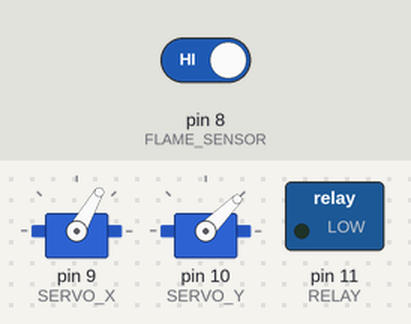
A sketch run on a simulated Arduino Uno, built with avr-gcc and run on an emulated ATmega328P. On the bench: 2 × servo, switched loads named in the sketch (green lamp = pin HIGH). The test bench sets the inputs (shaded band); at power-on: pin 8 (FLAME_SENSOR) HIGH. What the sketch prints to the serial monitor is not drawn.

Above: at 1.2 s.
1.3 s: pin 8 (FLAME_SENSOR) driven LOW
At 3.1 s:
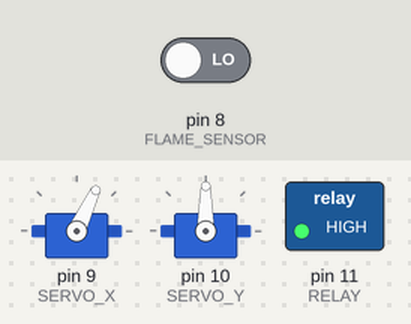
3.4 s: pin 8 (FLAME_SENSOR) driven HIGH
At 5.14 s:
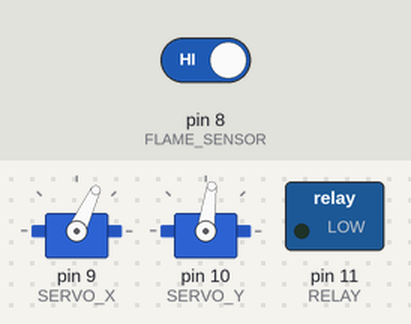
6.4 s: pin 8 (FLAME_SENSOR) driven LOW
At 7.9 s:
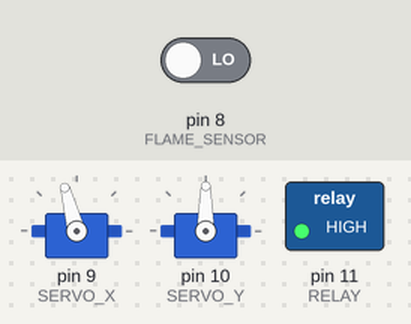
8.6 s: pin 8 (FLAME_SENSOR) driven HIGH
At 10.33 s:
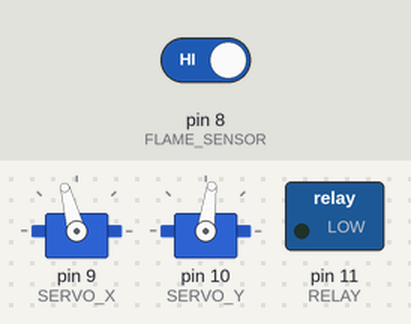
11.6 s: pin 8 (FLAME_SENSOR) driven LOW
At 12.7 s:
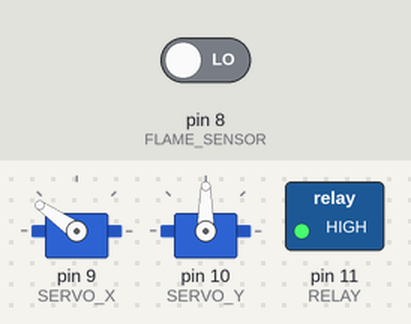
Timing chart, 0 to 17.8 s (numbered marks = the images above; inputs shaded):
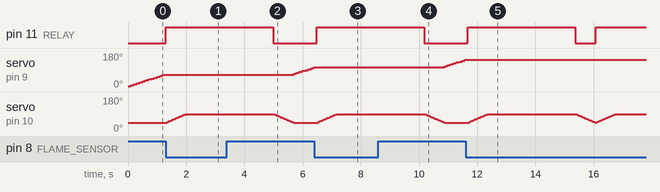

Measured:
- after the input at 1.3 s, pin 11 (RELAY): LOW → HIGH at once; servo on pin 9 (SERVO_X): stays 65° (without the input it goes to 70° after 0.00 s); servo on pin 10 (SERVO_Y): moves from 45° to 90° over 0.66 s, starting at once
- after the input at 3.4 s, pin 11 (RELAY): goes on until 5.0 s, then stays LOW; servo on pin 9 (SERVO_X): moves from 65° to 105° over 0.70 s, starting after 2.3 s; servo on pin 10 (SERVO_Y): goes on until 5.7 s, then stays 45°
- after the input at 6.4 s, pin 11 (RELAY): LOW → HIGH after 0.09 s; servo on pin 9 (SERVO_X): stops changing and stays 105°; servo on pin 10 (SERVO_Y): moves from 45° to 90° over 0.66 s, starting after 0.12 s
- after the input at 8.6 s, pin 11 (RELAY): goes on until 10.2 s, then stays LOW; servo on pin 9 (SERVO_X): moves from 105° to 145° over 0.70 s, starting after 2.3 s; servo on pin 10 (SERVO_Y): goes on until 10.9 s, then stays 45°
- after the input at 11.6 s, pin 11 (RELAY): LOW → HIGH after 0.08 s, → LOW 3.7 s later, → HIGH 0.69 s later; servo on pin 9 (SERVO_X): stays 145° (without the input it goes to 150° after 0.08 s)

The sketch:

DetectorDeFuego.ino
```cpp
#include <Servo.h>

#define FLAME_SENSOR 8
#define SERVO_X 9
#define SERVO_Y 10
#define RELAY 11

Servo servoX;
Servo servoY;

int posX = 0;
int posY = 45;

void setup() {
  Serial.begin(9600);
  pinMode(FLAME_SENSOR, INPUT);
  pinMode(RELAY, OUTPUT);

  servoX.attach(SERVO_X);
  servoY.attach(SERVO_Y);

  servoX.write(posX);
  servoY.write(posY);
  digitalWrite(RELAY, LOW);

  Serial.println("Sistema listo...");
}

void loop() {
  int flame = digitalRead(FLAME_SENSOR);

  if (flame == LOW) { // Llama detectada
    Serial.println("🔥 Fuego detectado!");
    digitalWrite(RELAY, HIGH);  // Enciende bomba

    // ServoY apunta al fuego
    for (int i = 45; i <= 90; i++) {
      servoY.write(i);
      delay(15);
    }

    // Simula movimiento del agua
    delay(3000); // tiempo de extinción

    digitalWrite(RELAY, LOW); // Apaga bomba

    // Regresa a posición inicial
    for (int i = 90; i >= 45; i--) {
      servoY.write(i);
      delay(15);
    }
  }
  else {
    // ServoX busca la llama moviéndose lentamente
    posX += 5;
    if (posX > 180) posX = 0;
    servoX.write(posX);
    delay(100);
  }
}
```
